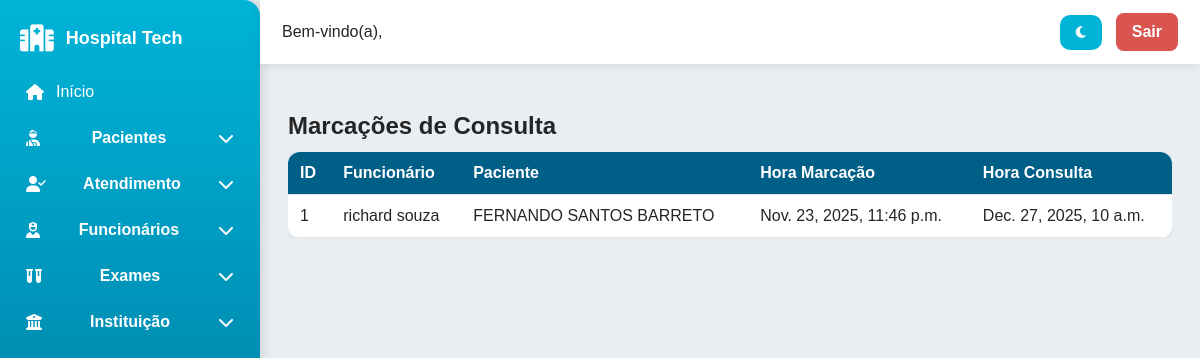
/sistema/consultar-marcacao/ (signed in), run on the app's committed database.
### hospitalCC/models.py (models this page shows, shortened)
class Marcar_consulta(models.Model):
    id_marcacao = models.AutoField(primary_key=True)
    funcionario = models.ForeignKey(Funcionario, on_delete=models.PROTECT)
    paciente = models.ForeignKey(Paciente, on_delete=models.PROTECT)
    data_hora_marcacao = models.DateTimeField(auto_now_add=True)
    data_hora_consulta = models.DateTimeField()

class Funcionario(models.Model):
    id_func = models.AutoField(primary_key=True)
    nome = models.CharField(max_length=100)
    login = models.CharField(max_length=50, unique=True)
    is_medico = models.BooleanField(default=False)
    senha = models.CharField(max_length=128)
    cargo = models.ForeignKey(Cargo, on_delete=models.PROTECT)

class Paciente(models.Model):
    CPF = models.CharField(max_length=11, primary_key=True)
    nome = models.CharField(max_length=100)
    data_nasc = models.DateField()
    endereco = models.CharField(max_length=255)
    tel_paciente = models.CharField(max_length=15)
    tel_responsavel = models.CharField(max_length=15)

### hospitalCC/views.py (the view)
    def wrapper(request, *args, **kwargs):
        if not request.session.get("usuario_id"):
            return redirect("login")
        return view_func(request, *args, **kwargs)

### hospitalCC/views.py (called while the page is built)
def require_login(view_func):
    def wrapper(request, *args, **kwargs):
        if not request.session.get("usuario_id"):
            return redirect("login")
        return view_func(request, *args, **kwargs)
    return wrapper

@require_login
def consultar_marcacao(request):
    dados = Marcar_consulta.objects.select_related('funcionario', 'paciente').all()
    return render(request, 'consultar/marcacao.html', {'dados': dados})

### hospitalCC/TEMPLATES/consultar/marcacao.html (shortened to what this page needs)
{% extends 'baseFuncionario.html' %}
{% block content %}
<h2>Marcações de Consulta</h2>
<div class="table-container">
<table>
<thead><tr><th>ID</th><th>Funcionário</th><th>Paciente</th><th>Hora Marcação</th><th>Hora Consulta</th></tr></thead>
<tbody>
{% for item in dados %}
<tr>
<td>{{ item.id_marcacao }}</td>
<td>{{ item.funcionario.nome }}</td>
<td>{{ item.paciente.nome }}</td>
<td>{{ item.data_hora_marcacao }}</td>
<td>{{ item.data_hora_consulta }}</td>
</tr>
{% empty %}
<tr><td colspan="5">Nenhuma marcação encontrada.</td></tr>
{% endfor %}
</tbody>
</table>
</div>
{% endblock %}

### hospitalCC/static/css/style.css (style rules this page uses)
:root { --bg: #ffffff; --bg-secondary: #f5f5f5; --text: #222; --border: #ddd; --primary: #0066ff; }
body { background: var(--bg); color: var(--text); transition: background 0.25s ease, color 0.25s ease; }
.card, .sidebar, .topbar, table, input, select, textarea { transition: background 0.25s ease, color 0.25s ease, border 0.25s ease; }
:root { --primary: #00B4D8; --primary-dark: #005F87; --accent: #CAF0F8; --bg: #E9EEF2; --bg-card: #FFFFFF; --text: #252525; --text-light: #6A6A6A; --border: #DDE5EA; --shadow: rgba(0,0,0,0.08); --shadow-strong: rgba(0,0,0,0.12); --radius: 10px; --radius-lg: 14px; --transition: 0.22s ease; }
* { box-sizing:border-box; margin:0; padding:0; font-family:'Poppins',Arial,sans-serif; }
html,body { width:100%; height:100%; background:var(--bg); color:var(--text); transition:var(--transition); }
body { display:flex; overflow-x:hidden; }
.table-container { overflow-x:auto; margin-top:12px; }
table { width:100%; border-collapse:collapse; background:var(--bg-card); border-radius:12px; overflow:hidden; box-shadow:0 2px 10px var(--shadow); }
thead { background:var(--primary-dark); color:#fff; }
th,td { padding:12px; border-bottom:1px solid var(--border); text-align:left; }
tbody tr { background: var(--bg-card) !important; color: var(--text) !important; }

### data on the page
Marcar_consulta: id_marcacao "1", funcionario.nome "richard souza", paciente.nome "FERNANDO SANTOS BARRETO", data_hora_marcacao "Nov. 23, 2025, 11:46 p.m.", data_hora_consulta "Dec. 27, 2025, 10 a.m."
